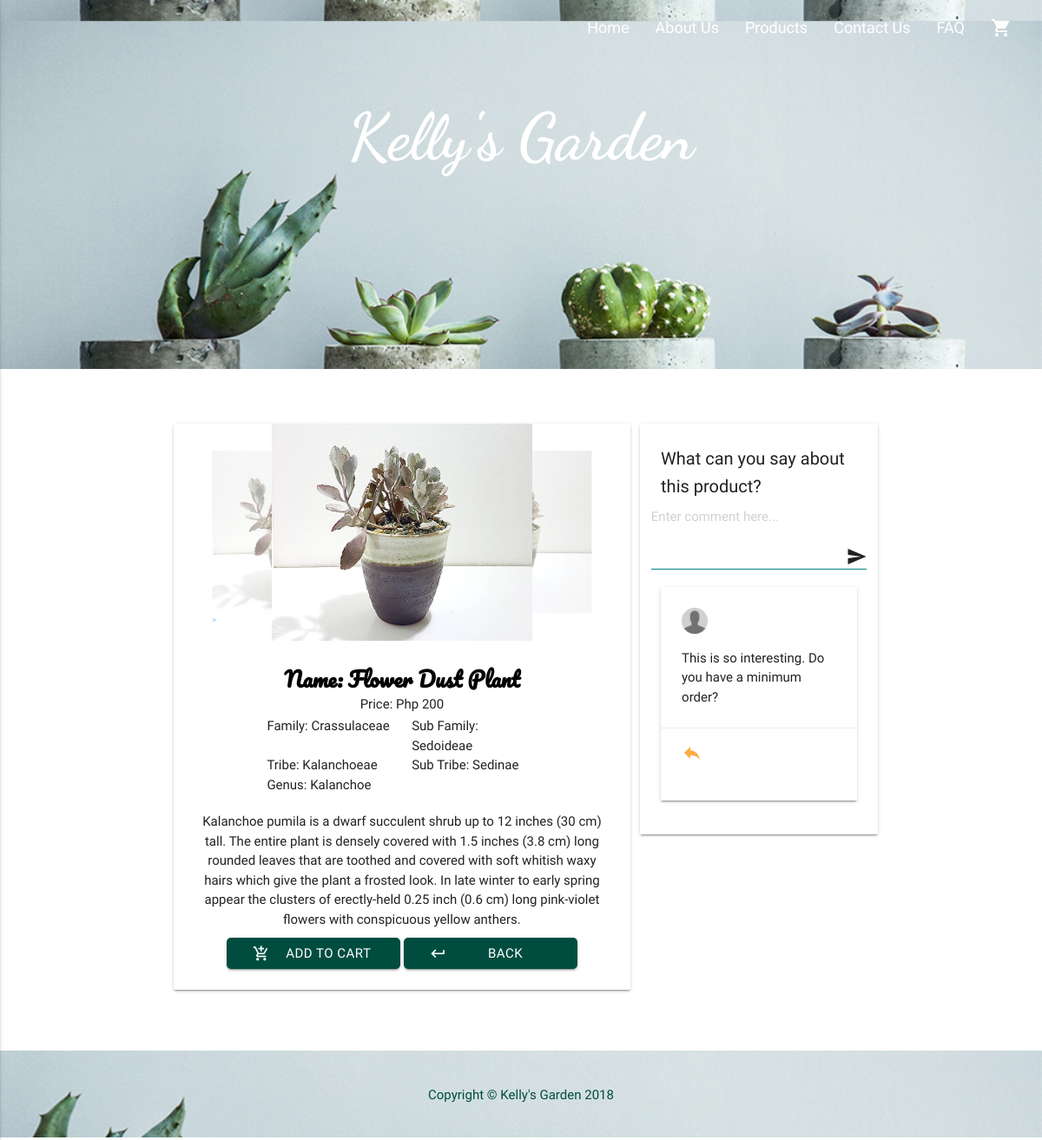
Page /?page=product-details&productId=2 on the committed database.
### tables this page shows
CREATE TABLE `products` (
  `iProductId` int(5) NOT NULL,
  `vProductName` varchar(50) NOT NULL,
  `vProductScientificName` varchar(50) NOT NULL,
  `tProductDescription` text NOT NULL,
  `iFamilyId` int(3) NOT NULL,
  `iSubfamilyId` int(3) NOT NULL,
  `iTribeId` int(3) NOT NULL,
  `iSubTribeId` int(3) NOT NULL,
  `iGenusId` int(3) NOT NULL,
  `tProductImage1` text NOT NULL,
  `tProductImage2` text NOT NULL,
  `tProductImage3` text NOT NULL,
  `dPrice` decimal(10,0) NOT NULL,
  `iProductQuantity` int(3) NOT NULL,
  `dtUpdated` datetime NOT NULL,
  `iUpdatedById` int(2) NOT NULL
);

CREATE TABLE `family` (
  `iFamilyId` int(3) NOT NULL,
  `vFamilyName` varchar(20) NOT NULL
);

CREATE TABLE `subfamily` (
  `iSubfamilyId` int(3) NOT NULL,
  `iFamilyId` int(3) NOT NULL,
  `vSubfamilyName` varchar(20) NOT NULL
);

CREATE TABLE `tribe` (
  `iTribeId` int(3) NOT NULL,
  `vTribeName` varchar(20) NOT NULL
);

CREATE TABLE `subtribe` (
  `iSubtribeId` int(3) NOT NULL,
  `iTribeName` varchar(3) NOT NULL,
  `vSubtribeName` varchar(20) NOT NULL
);

CREATE TABLE `genus` (
  `iGenusId` int(3) NOT NULL,
  `vGenusName` varchar(20) NOT NULL
);

### classes/Config.php (called while the page is built)
<?php
class Config {
	public static function get($path = null) {
		if($path) {
			$config = $GLOBALS['config'];
			$path = explode('/', $path);
			foreach($path as $bit) {
				if(isset($config[$bit])) {
					$config = $config[$bit];
				}
			}
			return $config;
		}
		return false;
	}
}

### classes/DB.php (called while the page is built, shortened)
<?php
class DB {
	private static $_instance = null;
	private $_pdo,
		    $_query,
		    $_error = false,
		    $_results,
		    $_count = 0;
	private function __construct() {
		try {
			$this->_pdo = new PDO('mysql:host=' . Config::get('mysql/host') . ';dbname='. Config::get('mysql/db'), Config::get('mysql/username'), Config::get('mysql/password'));
		} catch(PDOException $e) {
			die($e->getMessage());
		}
	}
	public static function getInstance() {
		if(!isset(self::$_instance)) {
			self::$_instance = new DB();
		}
		return self::$_instance;
	}
	public function query($sql, $params = array()) {
		if(!is_null($params)) {
			if($this->_query = $this->_pdo->prepare($sql)) {
				$x = 1;
				if(count($params)) {
					foreach($params as $param) {
						$this->_query->bindValue($x, $param);
						$x++;
					}
					if($this->_query->execute()) {
						$this->_results = $this->_query->fetchAll(PDO::FETCH_OBJ);
						$this->_count = $this->_query->rowCount();
					} else {
						$this->_error = true;
					}
				}
			}
		}
		return $this;
	}
	private function action($action, $table, $where = array(), $join = array()) {
		$joinCount = count($join);
		$whereCount = count($where);
		$joinString = "";
		$whereString = "WHERE";
		if($joinCount > 0)  {
			$joinString = "";
			$joinTable = "";
			for ($x=0; $x<$joinCount; $x++) {
				if($x%2 == 0) {
					$joinTable = $join[$x];
					$joinString .= " LEFT JOIN " . $joinTable;
				} else {
					$joinColumn = $join[$x];
					$joinString .= " ON " . $table . "." . $joinColumn . " = " . $joinTable . "." . $joinColumn;
				}
			}
		}
		if($whereCount > 0) {
			$value = array();
			for($x=1; $x<=$whereCount; $x++) {
				if($x%3 === 1) {
					$whereString .= " " . $where[$x-1];
				} elseif ($x%3 === 2) {
					$whereString .= " " . $where[$x-1];
				} else {
					array_push($value, $where[$x-1]);
					$whereString .= " ?";
				}
			}
			$sql = "{$action} FROM {$table} {$joinString} {$whereString}";
			if(!$this->query($sql, $value)->error()) {
				return $this;
			}
		} else {
			$sql = "{$action} FROM {$table}";
			if(!$this->query($sql, null)->error()) {
				return $this;
			}
		}
		return false;
	}
	public function get($table, $where, $join) {
		return $this->action('SELECT *', $table, $where, $join);
	}
	public function results() {
		return $this->_results;
	}
	public function first($index = 0) {
		return $this->results()[$index];
	}
	public function error() {
		return $this->_error = true;
	}
	public function count() {
		return $this->_count;
	}
}

### classes/Details.php (called while the page is built)
<?php
class Details {
	private $_db,
			$_data;
	public function __construct($productId = null) {
		$this->_db = DB::getInstance();
		if($productId) {
			$this->find($productId);
		}
	}
	public function find($productId = null) {
		if($productId) {
			$data = $this->_db;
			$data->get('products', array('iProductId', '=', $productId), array(
				'family',
				'iFamilyId',
				'subfamily',
				'iSubfamilyId',
				'tribe',
				'iTribeId',
				'subtribe',
				'iSubtribeId',
				'genus',
				'iGenusId'
			));
			if($data->count()) {
				$this->_data = $data->first();
				return true;
			}
		}
	}
	public function data() {
		return $this->_data;
	}
}

### functions/sanitize.php (called while the page is built)
<?php
function escape($string) {
	return htmlentities($string, ENT_QUOTES, 'utf-8');
}

### product-details.php (the view, shortened to what this page needs)
<?php
	if(isset($_REQUEST['productId'])) {
		$detail = new Details($_REQUEST['productId']);
	}
?>
	<div class="container">
		<div class="section">
			<div class="row">
				<div class="col s12 m8">
					<div class="card">
						<div class="card-image">
							<div class="carousel">
								<a class="carousel-item"><img src="admin/img/products/<?php echo escape($detail->data()->tProductImage1); ?>" title="<?php echo escape($detail->data()->vProductName); ?>" alt="<?php echo escape($detail->data()->vProductName); ?>"></a>
								<a class="carousel-item"></a>
								<a class="carousel-item">></a>
							</div>
						</div>
						<div class="card-content center">
							<h6 class="product-name">Name: <?php echo escape($detail->data()->vProductName); ?></h6>
							<h6>Price: Php <?php echo escape($detail->data()->dPrice); ?></h6>
							<div class="row center">
								<div class="col s12 m4 offset-m2 left-align"><p>Family: <?php echo escape($detail->data()->vFamilyName); ?></p></div>
								<div class="col s12 m4 left-align"><p>Sub Family: <?php echo escape($detail->data()->vSubfamilyName); ?></p></div>
								<div class="col s12 m4 offset-m2 left-align"><p>Tribe: <?php echo escape($detail->data()->vTribeName); ?></p></div>
								<div class="col s12 m4 left-align"><p>Sub Tribe: <?php echo escape($detail->data()->vSubtribeName); ?></p></div>
								<div class="col s12 m4 offset-m2 left-align"><p>Genus: <?php echo escape($detail->data()->vGenusName); ?></p></div>
							</div>
							<p><?php echo escape($detail->data()->tProductDescription); ?></p>
							<a class="waves-effect waves-light btn teal darken-4 z-depth-1" onclick="addToCart(<?php echo $detail->data()->iProductId; ?>)"><i class="material-icons left">add_shopping_cart</i>Add to Cart</a>
							<a class="waves-effect waves-light btn teal darken-4 z-depth-1" onclick="javascript: history.go(-1)"><i class="material-icons left">keyboard_return</i>Back</a>
						</div>
					</div>
				</div>
				<div class="col s12 m4">
					<div class="row">
						<div class="card">
						<div class="card-content">
						<span class="card-title">
							What can you say about this product?
						</span>
						<form class="row">
							<div style="border-bottom: 1px solid teal;">
								<textarea class="left" style="border: none; outline:none; resize: none;" placeholder="Enter comment here..."></textarea>
								<i class="material-icons right" style="margin-bottom: 2px;">send</i>
							</div>
						</form>
						<div class="card">
						<div class="card-content">
						<span class="card-title">
							<img class="comment-avatar" src="img/user-placeholder.png">
						</span>
						<p>This is so interesting. Do you have a minimum order?</p>
						</div>
						<div class="card-action">
						<a id="reply-button"><i class="material-icons" onclick="showReplyPanel()">reply</i></a>
						</div>
						</div>
						</div>
						</div>
					</div>
				</div>
			</div>
		</div>
	</div>

### css/style.css (style rules this page uses)
* { margin: 0; padding: 0; box-sizing: border-box; }
body { font-family: 'Khula', sans-serif; }
.container { padding: 20px; }
.container .card .card-title { font-size: 20px; font-weight: 300; }
.container .card .card-content .product-name { cursor: pointer; font-weight: bold; }
.carousel { height: 250px; }
.carousel .carousel-item { display: none; width: 200px; height: 200px; position: absolute; top: 0; left: 0; }
.carousel .carousel-item { height: auto; left: -50px; }
.carousel .carousel-item > img { width: 150%; }
.btn { margin-top: 10px; width: 190px; border-radius: 5px; }
@media only screen and (min-width : 768px) { .btn { width: 190px; } }
@media only screen and (min-width : 992px) { .btn { width: 200px; } }
h6.product-name { font-family: 'Pacifico', cursive; font-size: 24px; color: #000; }
.comment-avatar { width: 30px; }

### rows in the picture
products: tProductImage1+vProductName (picture), vProductName "Flower Dust Plant", dPrice "200", iFamilyId.vFamilyName "Crassulaceae", iSubfamilyId.vSubfamilyName "Sedoideae", iTribeId.vTribeName "Kalanchoeae", iSubTribeId.vSubtribeName "Sedinae", iGenusId.vGenusName "Kalanchoe", tProductDescription "Kalanchoe pumila is a dwarf succulent shrub up to 12 inches (30 cm) tall. The entire plant is densely covered with 1.5 inches (3.8 cm) long rounded leaves that are toothed and covered with soft whitish waxy hairs which give the plant a frosted look. In late winter to early spring appear the clusters of erectly-held 0.25 inch (0.6 cm) long pink-violet flowers with conspicuous yellow anthers."
